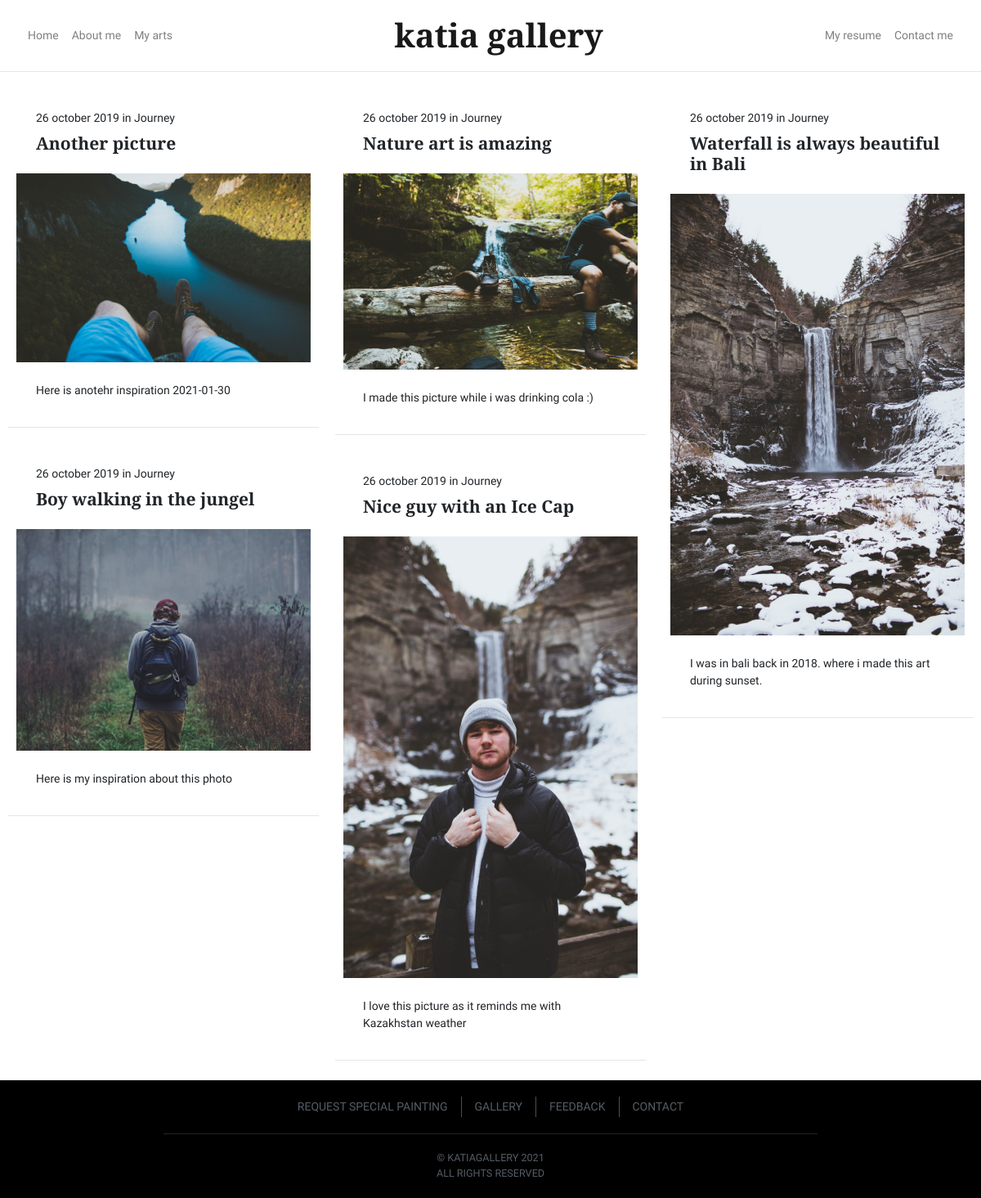
The page / on the database its author committed.
### arts_app/models.py (models this page shows)
class Art(models.Model):
    title   = models.CharField(max_length=264, unique= True, help_text = "Write an attractive title!")
    art_img = models.ImageField(upload_to='images/', height_field=None, width_field=None, max_length=100, help_text = 'make it clean and neat. ;) ')
    story   = models.TextField(help_text = "Write an interesting story behind this art!")
    date    = models.DateField(auto_now=False, auto_now_add=False, help_text = "Do you remember when you made this art ?")
    category = models.ForeignKey('Category', null=True, blank=True, on_delete=models.DO_NOTHING)

### arts_app/views.py (the view)
# urls.py: path('', views.index, name='index'),
def index(request):
    arts = Art.objects.order_by('title')
    arts_dict = {'arts': arts}
    return render(request, 'arts_app/index.html', context=arts_dict)

### templates/arts_app/index.html
<!DOCTYPE html>
{% extends "arts_app/base.html" %}
{% load mathfilters %}
{% load static %}
  {% block body_block%}
    <div class="row">
       {% for art in arts%}
        {% if forloop.counter|mod:2 %}
	 <div class="col-md-4">
	{%endif%}
          <article class="card mb-4">
            <header class="card-header">
              <div class="card-meta">
		 <a href="#"><time class="timeago" datetime="{{ art.date}}">26 october 2019</time></a> in <a href="page-category.html">Journey</a>
              </div>
              <a href="arts/art-{{art.id}}">
		<h4 class="card-title">{{art.title}}</h4>
              </a>
            </header>
	    <a href="arts/art-{{art.id}}">
		<img class="card-img" src="{{MEDIA_URL}}{{art.art_img}}" alt="" />
            </a>
            <div class="card-body">
		<p class="card-text">{{art.story}} </p>
            </div>
          </article>
        {% if  not forloop.counter|mod:2 %}
         </div>
        {%endif%}
	{% endfor %}
      </div>
   {% endblock %}

### rows shown on the page
Art: title "Another picture", art_img (picture), story "Here is anotehr inspiration 2021-01-30"
Art: title "Boy walking in the jungel", art_img (picture), story "Here is my inspiration about this photo"
Art: title "Nature art is amazing", art_img (picture), story "I made this picture while i was drinking cola :)"
Art: title "Nice guy with an Ice Cap", art_img (picture), story "I love this picture as it reminds me with Kazakhstan weather"
Art: title "Waterfall is always beautiful in Bali", art_img (picture), story "I was in bali back in 2018. where i made this art during sunset."
